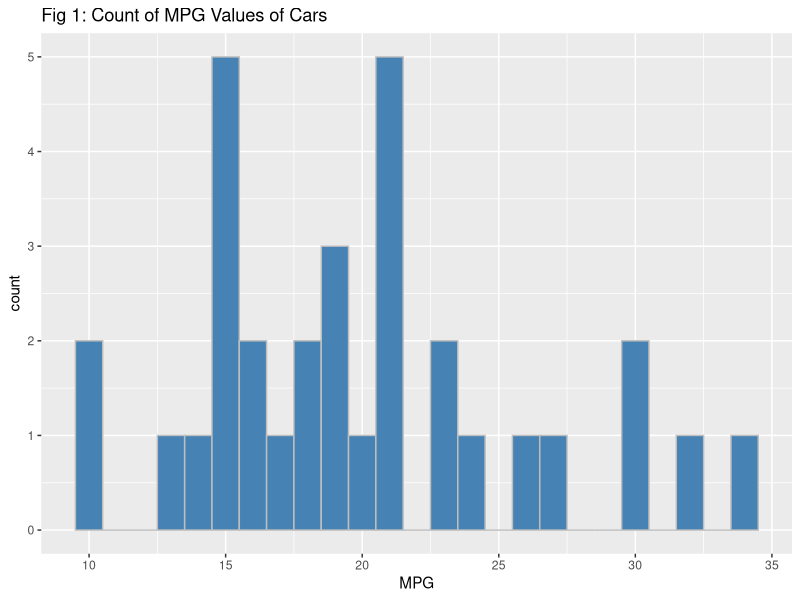
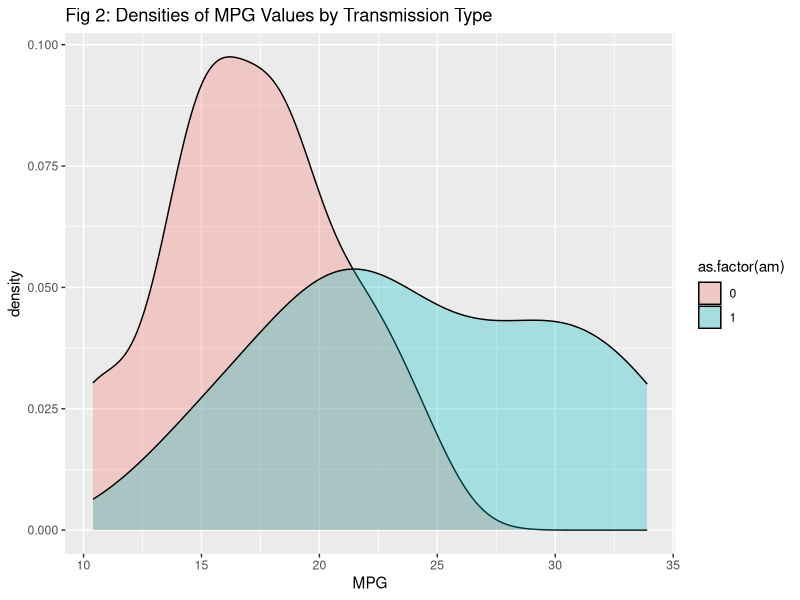
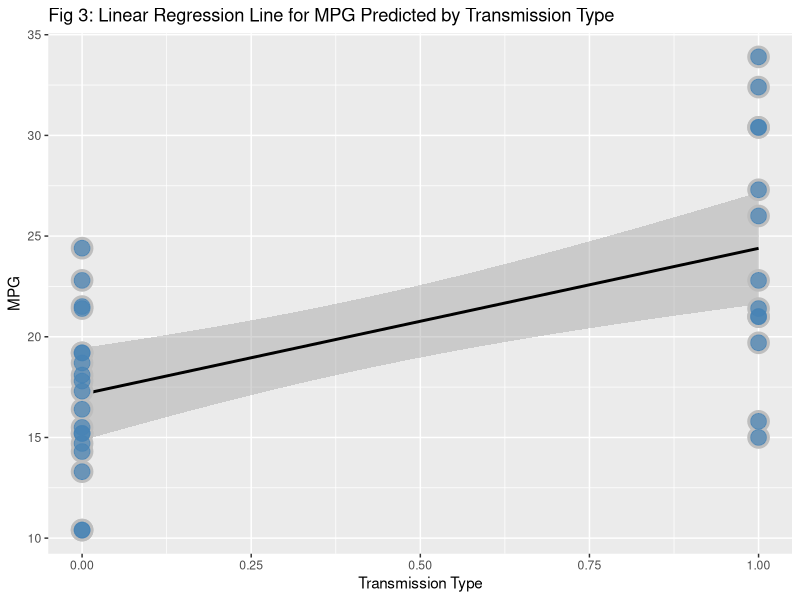
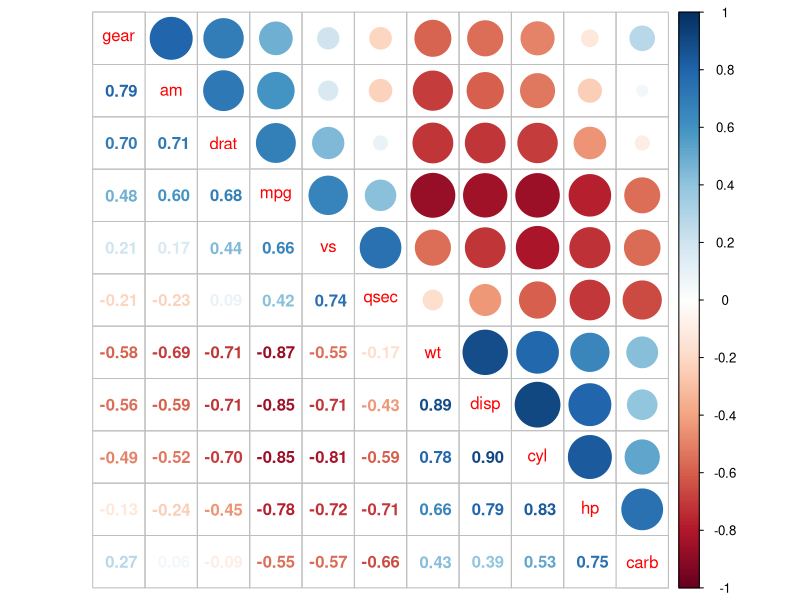
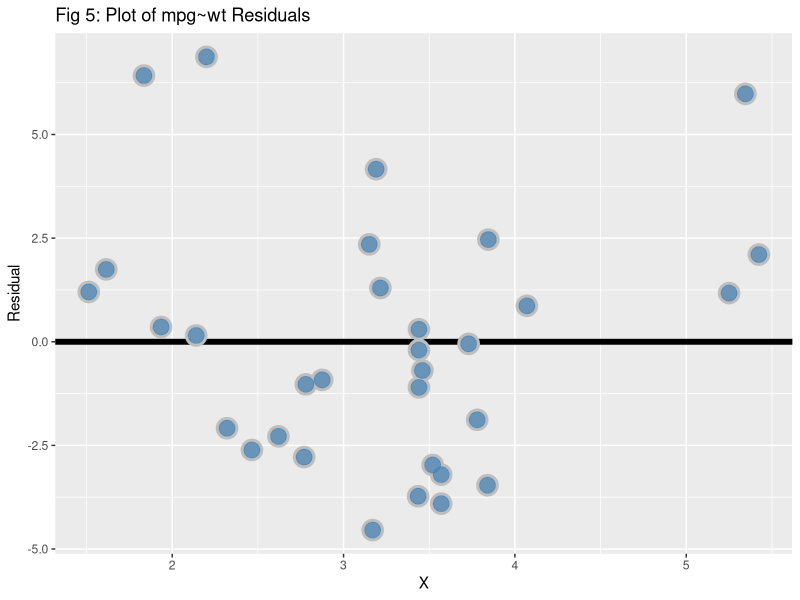
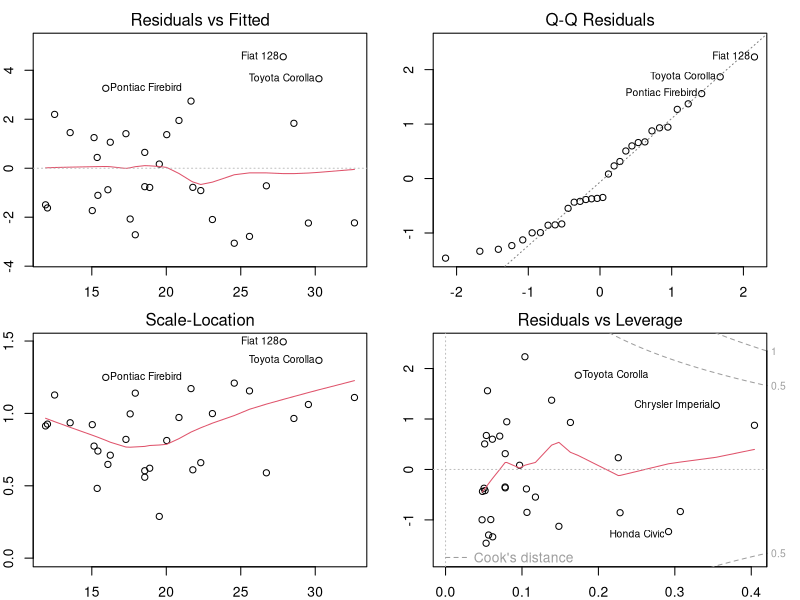

Recreate these plots in R, in order.
## ---- chunk 1
knitr::opts_chunk$set(fig.width=9)
options(scipen=999)
setwd("~/Documents/DataScience/Regression Models")
# ensurePkg tests whether the package is installed and, if not, installs it.
ensurePkg <- function(x) {
    if (!require(x,character.only = TRUE)) {
        install.packages(x,dep=TRUE, repos="http://cran.r-project.org")
        if(!require(x,character.only = TRUE)) stop("Package not found")
    }
}
ensurePkg('scales')
ensurePkg('corrplot')
ensurePkg('dplyr')
ensurePkg('ggplot2')
data("mtcars")
## ---- chunk 2
table(mtcars$am, dnn = "0=Auto, 1=Manual")
## ---- chunk 3
fit <- lm(mpg ~ am, data = mtcars)
fitSum <- summary(fit)
fitResid <- resid(fit)
fitSum$coef
## ---- chunk 4
fit2 <- lm(mpg ~ wt, data=mtcars)
fit2Sum <- summary(fit2)
fit2Sum$coef

fit3 <- lm(mpg ~ cyl, data=mtcars)
fit3Sum <- summary(fit3)
fit3Sum$coef
## ---- chunk 5
fit4 <- lm(mpg ~ wt + hp, data=mtcars)
fit4Sum <- summary(fit4)
fit4Sum$coef
## ---- chunk 6
fit5 <- lm(mpg ~ wt * hp, data = mtcars)
fit5Sum <- summary(fit5)
fit5Sum$coef
## ---- chunk 7
g <- ggplot(mtcars, aes(mtcars$mpg)) + 
    geom_histogram(binwidth=1, fill="steelblue", color="grey") + 
    ggtitle("Fig 1: Count of MPG Values of Cars") + 
    xlab("MPG")
g
## ---- chunk 8
g <- ggplot(mtcars, aes(x=mpg, fill=as.factor(am))) + 
    geom_density(alpha=.3) + 
    ggtitle("Fig 2: Densities of MPG Values by Transmission Type") + 
    xlab("MPG")
g
## ---- chunk 9
g = ggplot(mtcars, aes(x = am, y = mpg)) + 
    geom_smooth(method = "lm", colour = "black") + 
    geom_point(size = 7, color = "grey") + 
    geom_point(size = 5, color = "steelblue", alpha = 0.7) + 
    ggtitle("Fig 3: Linear Regression Line for MPG Predicted by Transmission Type") + 
    xlab("Transmission Type") + 
    ylab("MPG")
g
## ---- chunk 10
cor <- cor(mtcars)
corrplot.mixed(cor, order="AOE")
## ---- chunk 11
g = ggplot(data.frame(x = mtcars$wt, y = resid(lm(mtcars$mpg ~ mtcars$wt))), 
           aes(x = x, y = y)) + 
    geom_hline(yintercept = 0, size = 2) + 
    geom_point(size = 7, color = "grey") + 
    geom_point(size = 5, color = "steelblue", alpha = 0.7) + 
    ggtitle("Fig 5: Plot of mpg~wt Residuals") + 
    xlab("X") + ylab("Residual")
g
## ---- chunk 12
par(mfrow = c(2,2), mar=c(2,2,2,2))
plot(fit5)
